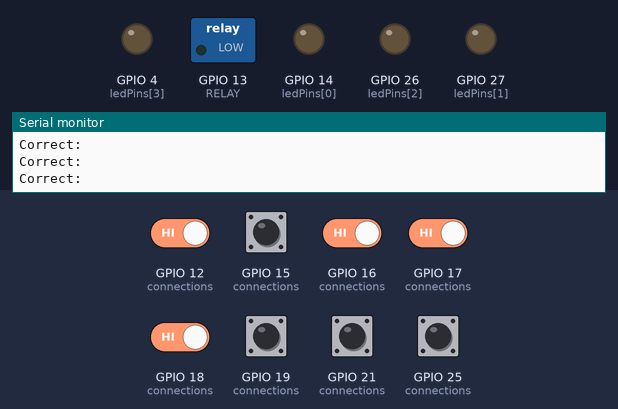
The sketch below on a simulated ESP32. On the bench: switched loads named in the sketch (green lamp = pin HIGH), output pins drawn as LEDs (lit = HIGH), the last lines printed to the serial monitor. The inputs (shaded band) are chosen by the test bench; at power-on: GPIO 12 (connections), GPIO 15 (connections), GPIO 16 (connections), GPIO 17 (connections), GPIO 18 (connections), GPIO 19 (connections), GPIO 21 (connections), GPIO 25 (connections) HIGH.

Above: at 1.2 s.
1.3 s: GPIO 12 (connections) driven LOW and GPIO 18 (connections) driven LOW
At 2.1 s:
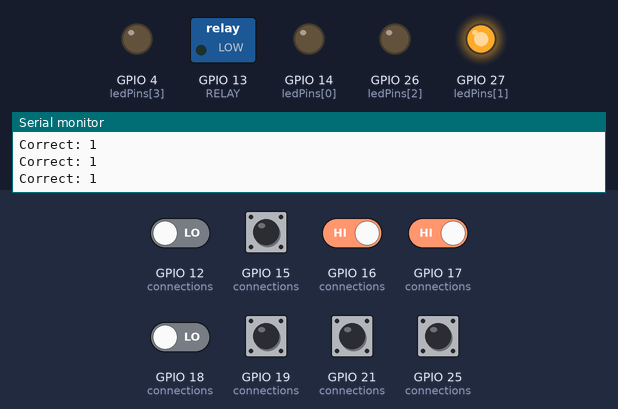
2.9 s: GPIO 12 (connections) driven HIGH
At 3.4 s:
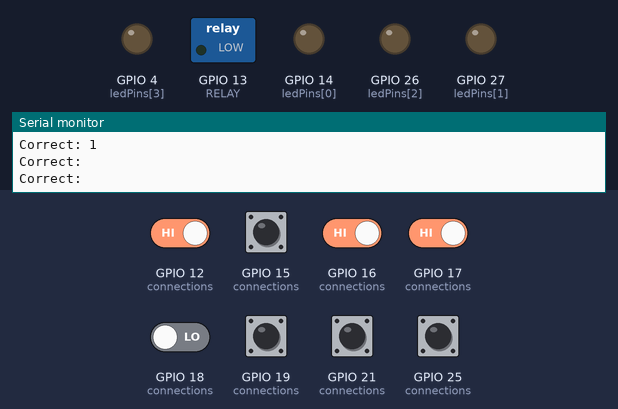
4.5 s: GPIO 12 (connections) driven LOW
At 5.8 s:
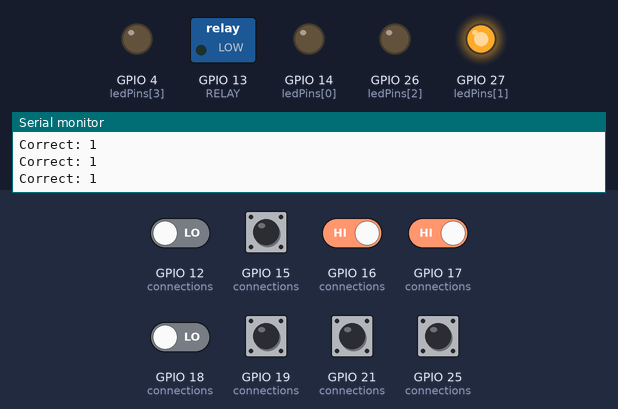
6.1 s: GPIO 16 (connections) driven LOW and GPIO 17 (connections) driven LOW
At 7.1 s:
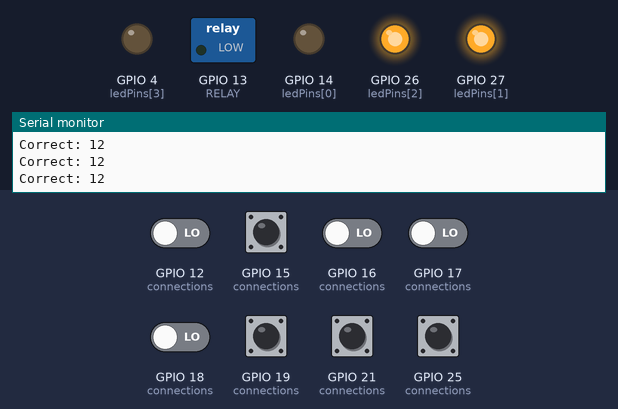
7.7 s: GPIO 18 (connections) driven HIGH
At 8.4 s:
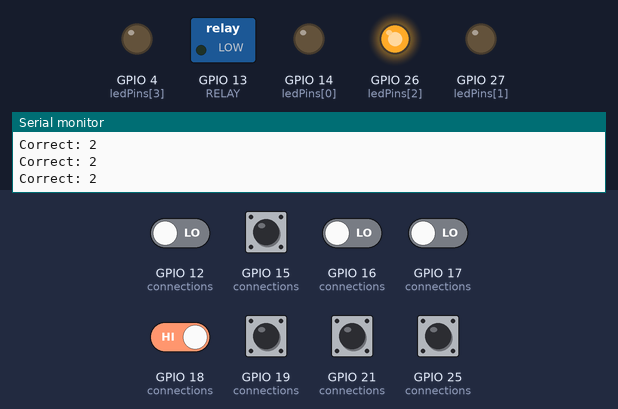
Timing chart, 0 to 10.3 s (numbered marks = the images above; inputs shaded):
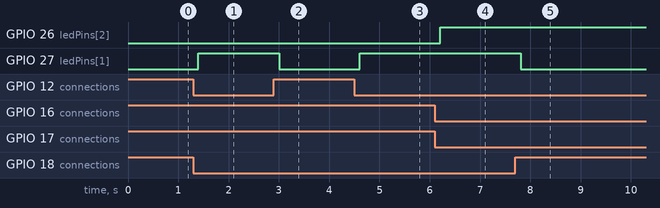

The sketch:

missing_esp32_patchcable.ino
```cpp
const int RELAY = 13;

const int numConnections = 4;

const int ledPins[numConnections] = {14,27,26,4};

const int connections[numConnections][2] = {{21,19},{18,12},{17,16},{25,15}};

void setup() {
  Serial.begin(115200);

  for (int i=0; i<numConnections; i++) {
    pinMode(connections[i][0], INPUT_PULLUP);
    pinMode(connections[i][1], INPUT_PULLUP);
  }

  for (int i=0; i<numConnections; i++) {
    pinMode(ledPins[i], OUTPUT);
  }

  pinMode(RELAY, OUTPUT);

  Serial.println("Setup Complete");
}

bool check(int OUT_PIN, int IN_PIN) {
  pinMode(OUT_PIN, OUTPUT); // set one pin to output
  pinMode(IN_PIN, INPUT_PULLUP); // set one pin ready to read
  digitalWrite(OUT_PIN, LOW); // set one pin to low
  bool connected = !digitalRead(IN_PIN); // read if pins are connected
  pinMode(OUT_PIN,INPUT_PULLUP); // return to original pin mode

  return connected;
}

bool checkall() {
  bool AllCorrect = true;
  Serial.print("Correct: ");
  for (int i=0; i<numConnections; i++) {  // loops thru all pins and checks the proper connections
    int pin1 = connections[i][0];
    int pin2 = connections[i][1];
    bool state = check(pin1,pin2);
    bool state2 = check(pin2,pin1);
    if (state && state2) { // set LEDs
      digitalWrite(ledPins[i], HIGH);
      Serial.print(i);
    } else {
      digitalWrite(ledPins[i], LOW);
      AllCorrect = false;
    }
  }
  Serial.print("\n");
  return AllCorrect;
}

bool toggle = false; // learned the hard way that these maglocks like to be on for a split second
void loop() {
  bool completed = checkall();
  if (completed && !toggle) {
    toggle = true;
    Serial.println("COMPLETE.");
    digitalWrite(RELAY,HIGH);
    delay(1000);
    digitalWrite(RELAY,LOW);
  } else if (!completed && toggle ) {
    toggle = false;
    digitalWrite(RELAY,LOW);
  } else {
    digitalWrite(RELAY,LOW);
  }
  delay(200);
}
```

Measured:
- after the input at 1.3 s, GPIO 27 (ledPins[1]): LOW → HIGH after 0.10 s
- after the input at 2.9 s, GPIO 27 (ledPins[1]): HIGH → LOW after 0.10 s
- after the input at 4.5 s, GPIO 27 (ledPins[1]): LOW → HIGH after 0.10 s
- after the input at 6.1 s, GPIO 26 (ledPins[2]): LOW → HIGH after 0.11 s
- after the input at 7.7 s, GPIO 27 (ledPins[1]): HIGH → LOW after 0.11 s
